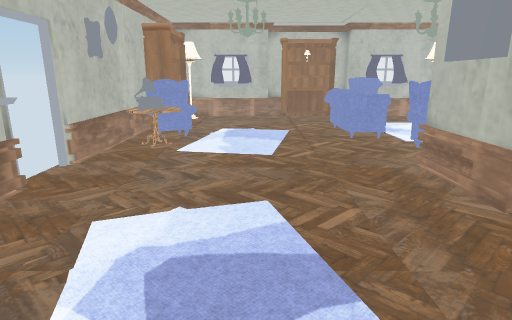
view 1 (above)

15 first-person views from a walk through a scene from a Unity 3-D project. The camera is 1.2 m above the floor, tilts 14° down and sees 75° across. The floor is counted in squares, 0.5 m on a side. Each view is taken from the middle of a square. On the plan, view 1 faces up. The plan holds only what a view shows up to about 20 squares ahead; the rest is blank. The player character is not drawn. Door leaves are left out, so doorways stand open. Some surface patterns are stand-ins.

view 2
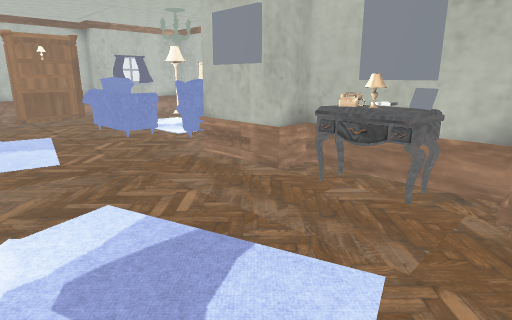

view 3
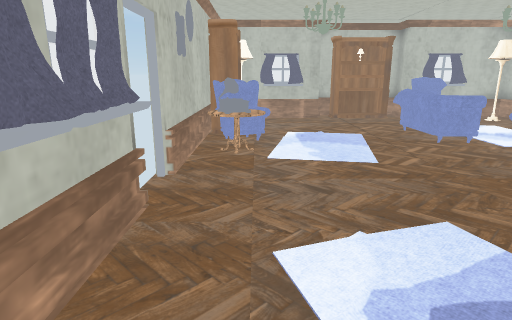

view 4
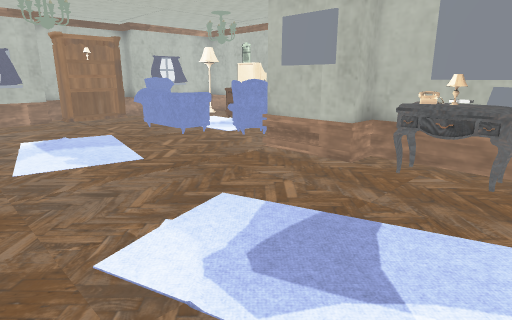

view 5
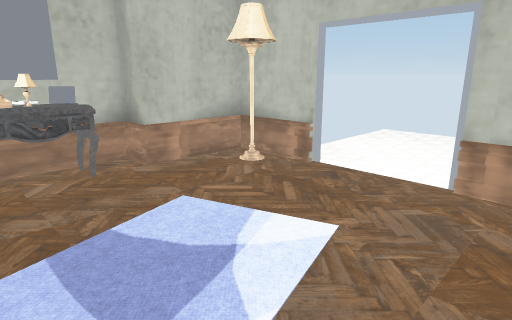

view 6
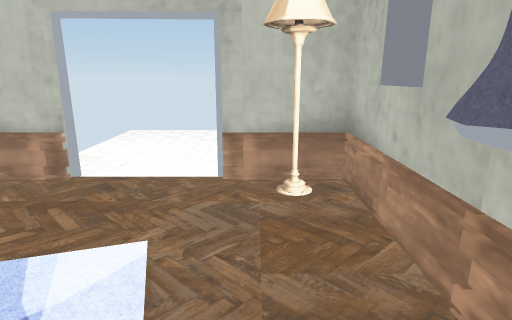

view 7
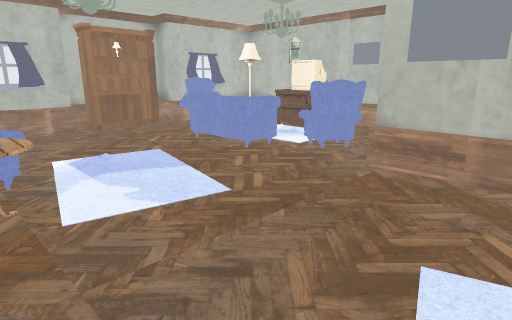

view 8
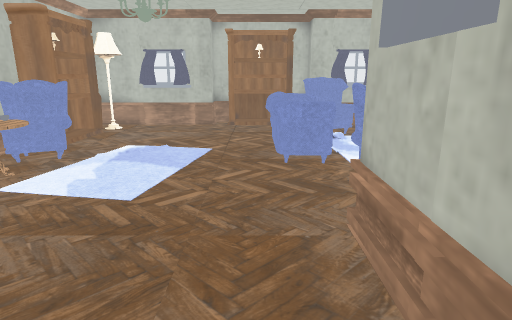

view 9
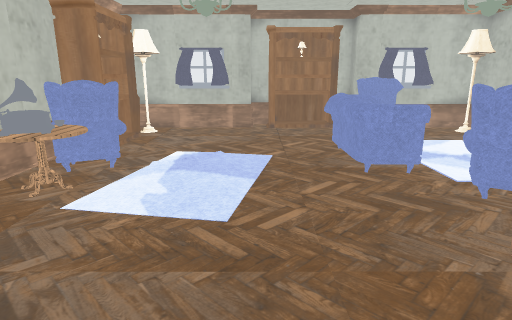

view 10
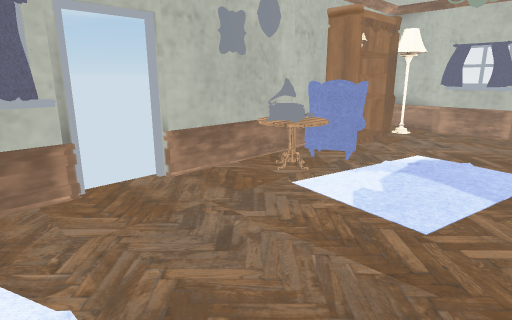

view 11
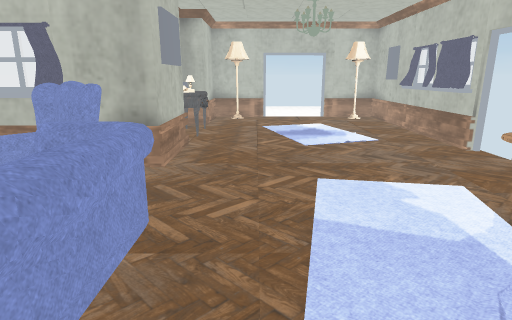

view 12
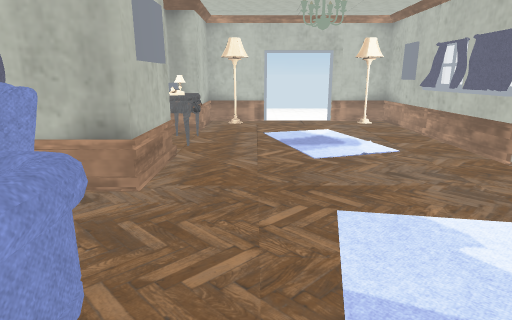

view 13
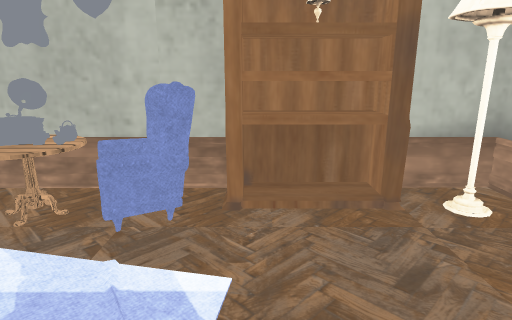

view 14
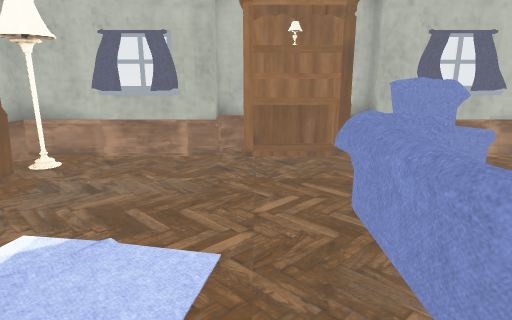

view 15
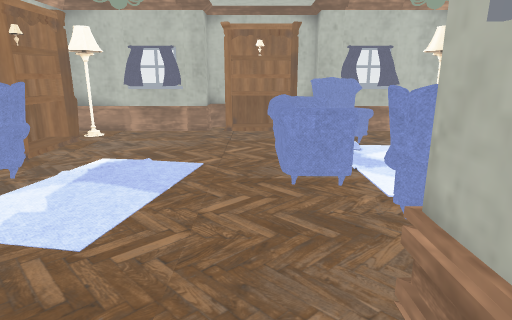

### Floor plan
Points are (right, up) in squares from view 1. A wall is a line through its corners. A room is listed if a view was taken in it or the views show most of it. See-through windows are left out.
Room 1 (views 1, 2, 3, 4, 5, 6, 7, 8, 9, 10, 11, 12, 13, 14, 15)
walls: (-5.2, 7.2) (-5.2, -2.8) (-2, -2.9); (-5.2, 16.4) (-5.2, 8.9); (-3.1, 19.8) (-3.4, 19.4); (1.8, 22.5) (0.8, 22.5) (0.8, 21.3) (-5, 21.3); (-5.2, 21) (-5.2, 19.3); (7.1, 21.3) (5.8, 21.3) (5.8, 22.5) (4.9, 22.5); (1.5, -2.9) (4.6, -2.9) (4.6, 0.7) (5.8, 0.7) (5.8, 5.7) (4.6, 5.7) (4.6, 9.1) (7.4, 9.1)
low walls: (-4.8, 6.7) (-4.8, 2); (-0.1, 20.9) (-2.6, 20.9)
ways out: open door at (-5, 8.5); open door at (-0.5, -3)
objects: other object (-5, 16) to (-4, 19); other object (-5, 17); other object (-4, 11) to (-3, 13); other object (-4, 13) to (-3, 15); other object (-2, 1) to (1, 6); other object (-2, 14); other object (2, 21) to (5, 22); other object (3, 13) to (5, 17); other object (4, 2) to (5, 4); other object (5, 4); other object (5, 10) to (7, 12); other object (5, 18) to (7, 19); other object (6, 13) to (8, 17)

Positions as (right, up) in squares from view 1, and headings:
1: (0, 0), facing up
2: (-2, 0), facing up-right
3: (-3, 1), facing up
4: (-4, 1), facing up-right
5: (-4, 5), facing down-right
6: (-3, 5), facing down
7: (-4, 5), facing up-right
8: (3, 4), facing up
9: (1, 5), facing up
10: (2, 5), facing up-left
11: (2, 18), facing down
12: (2, 16), facing down
13: (2, 16), facing left
14: (2, 11), facing up
15: (3, 6), facing up
